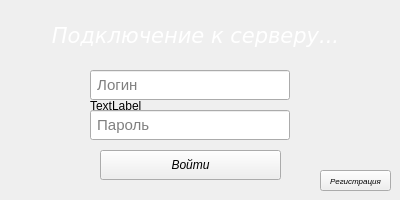
<?xml version="1.0" encoding="UTF-8"?>
<ui version="4.0">
 <class>Connect</class>
 <widget class="QMainWindow" name="Connect">
  <property name="enabled">
   <bool>true</bool>
  </property>
  <property name="geometry">
   <rect>
    <x>0</x>
    <y>0</y>
    <width>400</width>
    <height>200</height>
   </rect>
  </property>
  <property name="sizePolicy">
   <sizepolicy hsizetype="Fixed" vsizetype="Fixed">
    <horstretch>0</horstretch>
    <verstretch>0</verstretch>
   </sizepolicy>
  </property>
  <property name="minimumSize">
   <size>
    <width>400</width>
    <height>200</height>
   </size>
  </property>
  <property name="maximumSize">
   <size>
    <width>400</width>
    <height>200</height>
   </size>
  </property>
  <property name="windowTitle">
   <string>Dark Chat</string>
  </property>
  <widget class="QWidget" name="centralwidget">
   <property name="sizePolicy">
    <sizepolicy hsizetype="Fixed" vsizetype="Fixed">
     <horstretch>0</horstretch>
     <verstretch>0</verstretch>
    </sizepolicy>
   </property>
   <property name="minimumSize">
    <size>
     <width>400</width>
     <height>200</height>
    </size>
   </property>
   <property name="maximumSize">
    <size>
     <width>400</width>
     <height>200</height>
    </size>
   </property>
   <property name="styleSheet">
    <string notr="true">#centralwidget{background-image: url(:/img/images/back.jpg);}</string>
   </property>
   <widget class="QLabel" name="text_label">
    <property name="geometry">
     <rect>
      <x>40</x>
      <y>10</y>
      <width>311</width>
      <height>51</height>
     </rect>
    </property>
    <property name="font">
     <font>
      <family>DejaVu Sans</family>
      <pointsize>16</pointsize>
      <italic>true</italic>
      <bold>false</bold>
      <underline>false</underline>
      <kerning>true</kerning>
     </font>
    </property>
    <property name="styleSheet">
     <string notr="true">color: rgb(255, 255, 255);
</string>
    </property>
    <property name="text">
     <string>Подключение к серверу...</string>
    </property>
    <property name="alignment">
     <set>Qt::AlignCenter</set>
    </property>
   </widget>
   <widget class="QLabel" name="anim">
    <property name="geometry">
     <rect>
      <x>90</x>
      <y>70</y>
      <width>221</width>
      <height>71</height>
     </rect>
    </property>
    <property name="sizePolicy">
     <sizepolicy hsizetype="Fixed" vsizetype="Fixed">
      <horstretch>0</horstretch>
      <verstretch>0</verstretch>
     </sizepolicy>
    </property>
    <property name="minimumSize">
     <size>
      <width>50</width>
      <height>50</height>
     </size>
    </property>
    <property name="maximumSize">
     <size>
      <width>300</width>
      <height>200</height>
     </size>
    </property>
    <property name="text">
     <string>TextLabel</string>
    </property>
   </widget>
   <widget class="QLineEdit" name="login_pole">
    <property name="enabled">
     <bool>true</bool>
    </property>
    <property name="geometry">
     <rect>
      <x>90</x>
      <y>70</y>
      <width>200</width>
      <height>30</height>
     </rect>
    </property>
    <property name="font">
     <font>
      <pointsize>11</pointsize>
     </font>
    </property>
    <property name="text">
     <string/>
    </property>
    <property name="maxLength">
     <number>15</number>
    </property>
    <property name="placeholderText">
     <string notr="true"> Логин</string>
    </property>
   </widget>
   <widget class="QPushButton" name="send_auth_data_btn">
    <property name="geometry">
     <rect>
      <x>100</x>
      <y>150</y>
      <width>181</width>
      <height>30</height>
     </rect>
    </property>
    <property name="font">
     <font>
      <italic>true</italic>
      <bold>false</bold>
     </font>
    </property>
    <property name="text">
     <string>Войти</string>
    </property>
   </widget>
   <widget class="QLineEdit" name="password_pole">
    <property name="enabled">
     <bool>true</bool>
    </property>
    <property name="geometry">
     <rect>
      <x>90</x>
      <y>110</y>
      <width>200</width>
      <height>30</height>
     </rect>
    </property>
    <property name="font">
     <font>
      <pointsize>11</pointsize>
     </font>
    </property>
    <property name="inputMethodHints">
     <set>Qt::ImhHiddenText|Qt::ImhNoAutoUppercase|Qt::ImhNoPredictiveText|Qt::ImhSensitiveData</set>
    </property>
    <property name="maxLength">
     <number>15</number>
    </property>
    <property name="frame">
     <bool>true</bool>
    </property>
    <property name="echoMode">
     <enum>QLineEdit::Password</enum>
    </property>
    <property name="cursorPosition">
     <number>0</number>
    </property>
    <property name="alignment">
     <set>Qt::AlignLeading|Qt::AlignLeft|Qt::AlignVCenter</set>
    </property>
    <property name="placeholderText">
     <string notr="true"> Пароль</string>
    </property>
   </widget>
   <widget class="QPushButton" name="register_btn">
    <property name="geometry">
     <rect>
      <x>320</x>
      <y>170</y>
      <width>71</width>
      <height>21</height>
     </rect>
    </property>
    <property name="font">
     <font>
      <pointsize>6</pointsize>
      <italic>true</italic>
      <bold>false</bold>
     </font>
    </property>
    <property name="text">
     <string>Регистрация</string>
    </property>
   </widget>
  </widget>
 </widget>
 <resources/>
 <connections/>
</ui>
